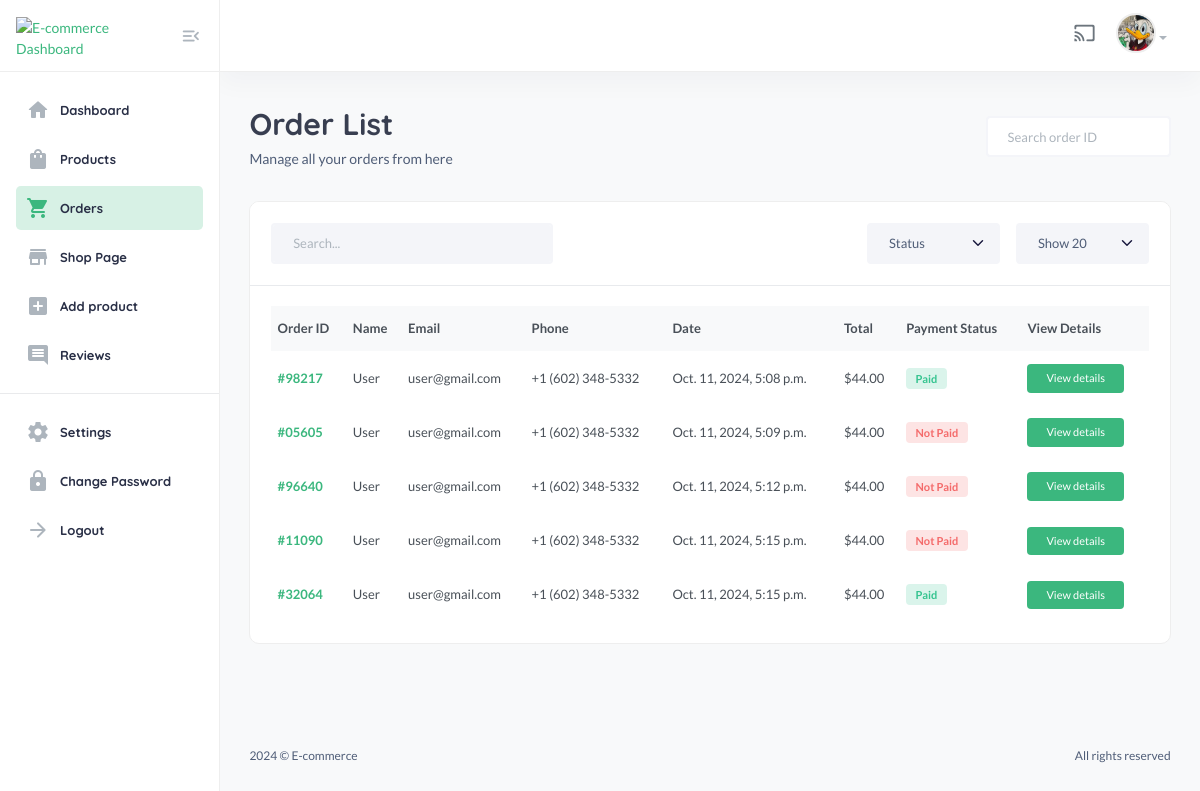
Before: /useradmin/orders/ (signed in) with the older database file.
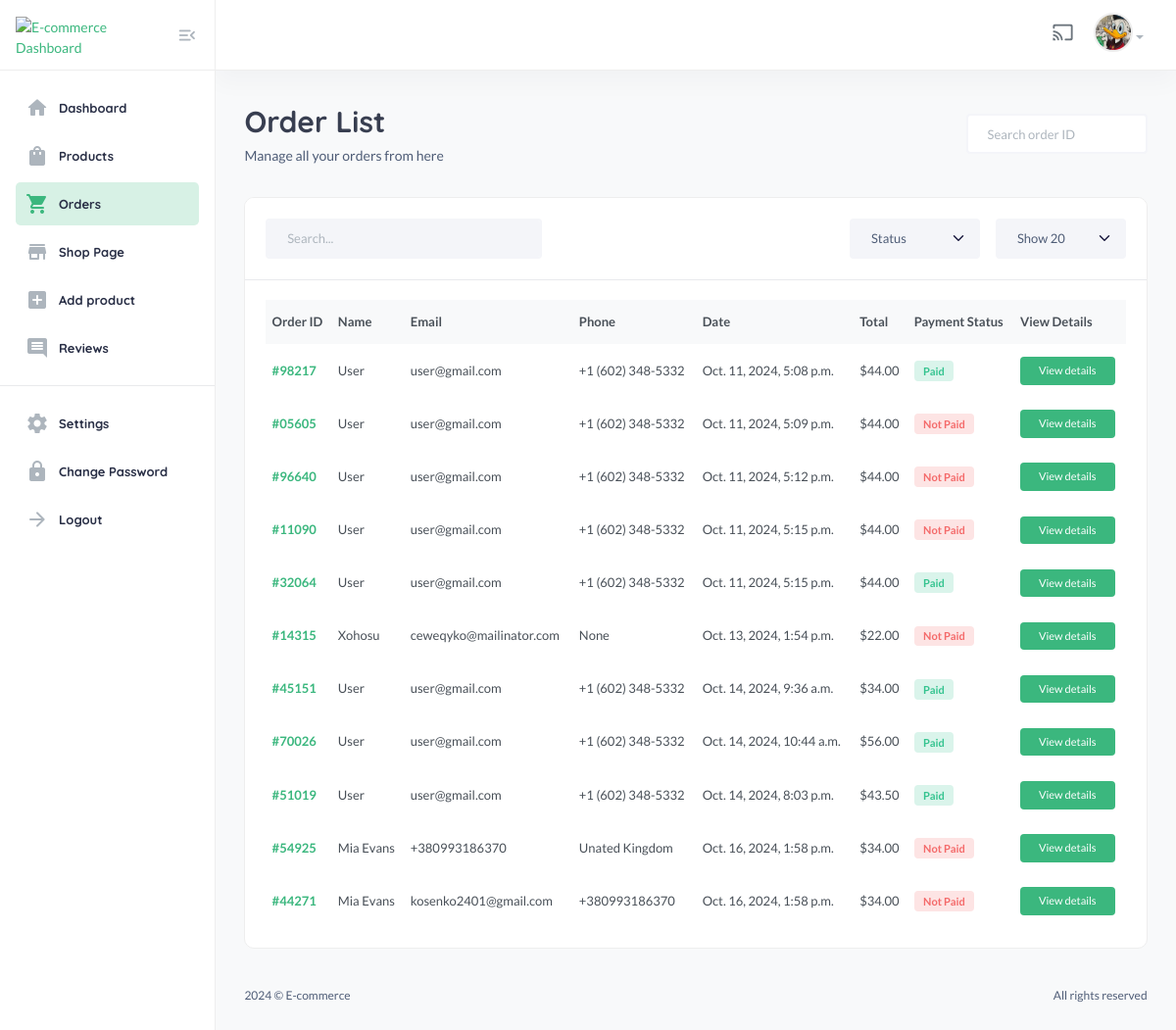
After: the same page with the newer database file.
### core/models.py (models this page shows)
class CartOrder(models.Model):
    user = models.ForeignKey(User, on_delete=models.SET_NULL, null=True)
    full_name = models.CharField(max_length=100, null=True, blank=True)
    email = models.CharField(max_length=100, null=True, blank=True)
    phone = models.CharField(max_length=100, null=True, blank=True)
    address = models.CharField(max_length=100, null=True, blank=True)
    city = models.CharField(max_length=100, null=True, blank=True)
    state = models.CharField(max_length=100, null=True, blank=True)
    country = models.CharField(max_length=100, null=True, blank=True)
    price = models.DecimalField(max_digits=12, decimal_places=2, default='0.00')
    saved = models.DecimalField(max_digits=12, decimal_places=2, default='0.00')
    coupons = models.ManyToManyField('core.Coupon', blank=True)
    shipping_method = models.CharField(max_length=100, null=True, blank=True)
    tracking_id = models.CharField(max_length=100, null=True, blank=True)
    tracking_website_address = models.CharField(max_length=100, null=True, blank=True)
    paid_status = models.BooleanField(default=False)
    order_date = models.DateTimeField(auto_now_add=True)
    product_status = models.CharField(choices=STATUS_CHOICE, max_length=30, default="processing", null=True, blank=True)
    sku = ShortUUIDField(null=True, blank=True, length=5, prefix="SKU", max_length=20, alphabet="1234567890")
    oid = ShortUUIDField(null=True, blank=True, length=5, max_length=20, alphabet="1234567890")
    stripe_payment_intent = models.CharField(max_length=1000, null=True, blank=True)
    class Meta:
        verbose_name_plural = 'Card Order'

### useradmin/views.py (the view)
# urls.py: path("orders/", views.orders, name="orders"),
def orders(request):
    orders = CartOrder.objects.all()
    context = {
        'orders': orders,
    }
    return render(request, "useradmin/orders.html", context)

### core/context_processor.py (called while the page is built)
def default(request):
    categories = Category.objects.all()
    vendors = Vendor.objects.all()
    min_max_price = Product.objects.aggregate(Min('price'), Max('price'))
    try:
        wishlist = WishList.objects.filter(user=request.user)
    except:
        messages.warning(request, 'You need to login before accessing your wishlist.')
        wishlist = 0
    try:
         address = Address.objects.get(user=request.user)
    except:
        address = None
    return {
        'vendors': vendors,
        'wishlist': wishlist,
        'categories': categories,
        'address': address,
        'min_max_price': min_max_price,
    }

### templates/useradmin/orders.html (shortened to what this page needs)
{% extends 'useradmin/base.html' %}
{% load static %}
{% block content %}
<section class="content-main">
    <div class="content-header">
        <div>
            <h2 class="content-title card-title">Order List</h2>
            <p>Manage all your orders from here</p>
        </div>
        <div>
            <input type="text" placeholder="Search order ID" class="form-control bg-white" />
        </div>
    </div>
    <div class="card mb-4">
        <header class="card-header">
            <div class="row gx-3">
                <div class="col-lg-4 col-md-6 me-auto">
                    <input type="text" placeholder="Search..." class="form-control" />
                </div>
                <div class="col-lg-2 col-6 col-md-3">
                    <select class="form-select">
                        <option>Status</option>
                    </select>
                </div>
                <div class="col-lg-2 col-6 col-md-3">
                    <select class="form-select">
                        <option>Show 20</option>
                    </select>
                </div>
            </div>
        </header>
        <div class="card-body">
            <div class="table-responsive">
                <table class="table align-middle table-nowrap mb-0">
                        <thead class="table-light">
                            <tr>
                                <th class="align-middle" scope="col">Order ID</th>
                                <th class="align-middle" scope="col">Name</th>
                                <th class="align-middle" scope="col">Email</th>
                                <th class="align-middle" scope="col">Phone</th>
                                <th class="align-middle" scope="col">Date</th>
                                <th class="align-middle" scope="col">Total</th>
                                <th class="align-middle" scope="col">Payment Status</th>
                                <th class="align-middle" scope="col">View Details</th>
                            </tr>
                        </thead>
                        <tbody>
                        {% for l in orders %}
                            <tr>
                                <td><a href="#" class="fw-bold">#{{l.oid}}</a></td>
                                <td>{{l.full_name|title}}</td>
                                <td>{{l.email}}</td>
                                <td>{{l.phone}}</td>
                                <td>{{l.order_date}}</td>
                                <td>${{l.price}}</td>
                                <td>
                                    {% if l.paid_status == True %}
                                        <span class="badge badge-pill badge-soft-success">Paid</span>
                                    {% else %}
                                       <span class="badge badge-pill badge-soft-danger">Not Paid</span>
                                    {% endif %}
                                </td>
                                <td>
                                    <a href="{% url 'useradmin:order-detail' l.id %}" class="btn btn-xs"> View details</a>
                                </td>
                            </tr>
                        {% endfor %}
                        </tbody>
                    </table>
            </div>
        </div>
    </div>
</section>
{% endblock %}

Changed rows visible on the page:
added CartOrder: oid "14315", full_name "Xohosu", email "ceweqyko@mailinator.com", phone "None", order_date "Oct. 13, 2024, 1:54 p.m.", price "22.00", paid_status "Not Paid"
added CartOrder: oid "45151", full_name "User", email "user@gmail.com", phone "+1 (602) 348-5332", order_date "Oct. 14, 2024, 9:36 a.m.", price "34.00", paid_status "Paid"
added CartOrder: oid "70026", full_name "User", email "user@gmail.com", phone "+1 (602) 348-5332", order_date "Oct. 14, 2024, 10:44 a.m.", price "56.00", paid_status "Paid"
added CartOrder: oid "51019", full_name "User", email "user@gmail.com", phone "+1 (602) 348-5332", order_date "Oct. 14, 2024, 8:03 p.m.", price "43.50", paid_status "Paid"
added CartOrder: oid "54925", full_name "Mia Evans", email "+380993186370", phone "Unated Kingdom", order_date "Oct. 16, 2024, 1:58 p.m.", price "34.00", paid_status "Not Paid"
added CartOrder: oid "44271", full_name "Mia Evans", email "kosenko2401@gmail.com", phone "+380993186370", order_date "Oct. 16, 2024, 1:58 p.m.", price "34.00", paid_status "Not Paid"
